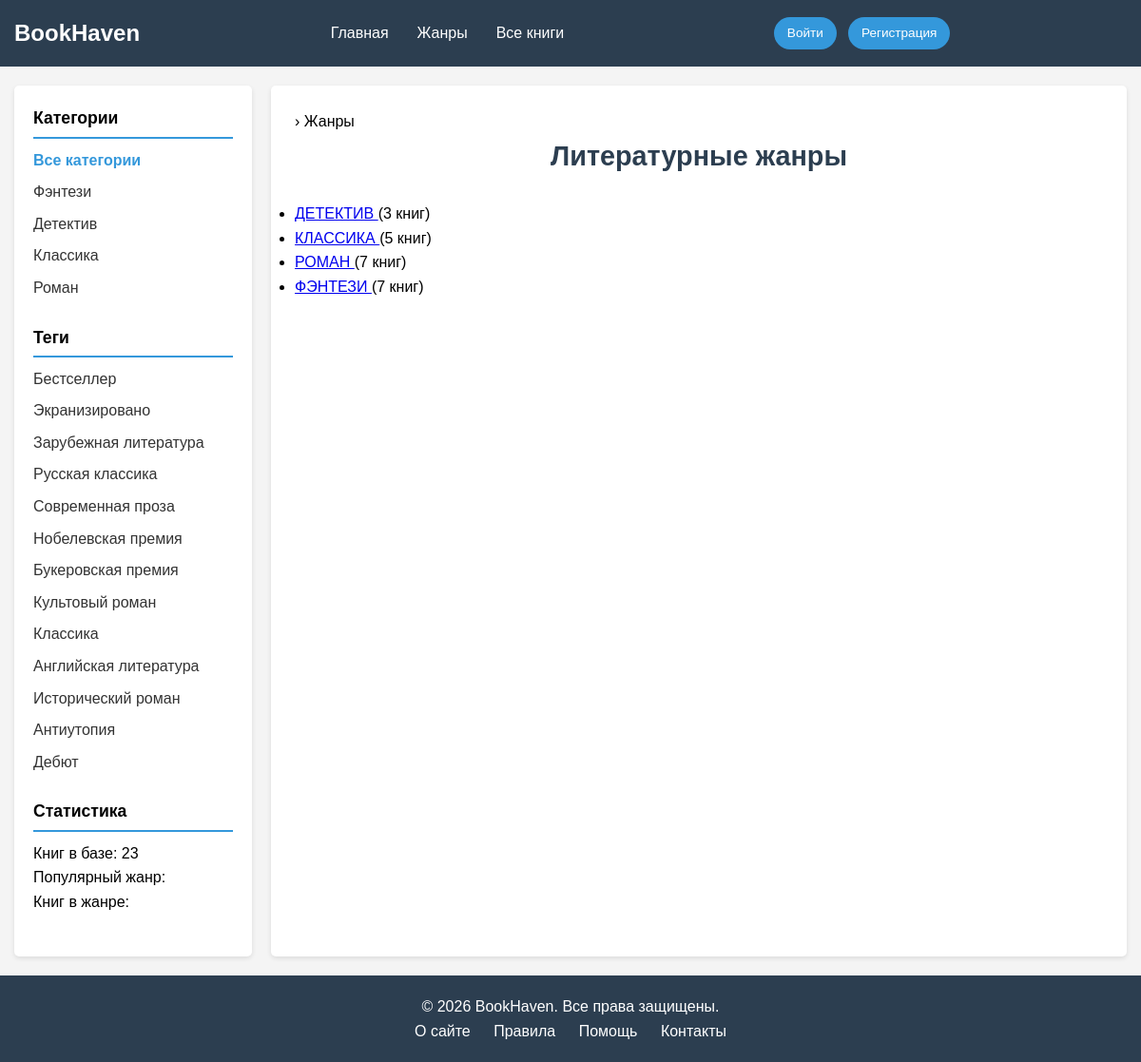
The page /genres/ on the database its author committed.
### pages/models.py (models this page shows, shortened)
class Category(models.Model):
    name = models.CharField(max_length=100, db_index=True, verbose_name="Название")
    slug = models.SlugField(max_length=255, unique=True, db_index=True, verbose_name="URL")
    class Meta:
        verbose_name = 'Категория'
        verbose_name_plural = 'Категории'

class TagPost(models.Model):
    tag = models.CharField(max_length=100, db_index=True, verbose_name="Тег")
    slug = models.SlugField(max_length=255, unique=True, db_index=True, verbose_name="URL")
    class Meta:
        verbose_name = 'Тег'
        verbose_name_plural = 'Теги'

### books/views.py (the view)
# urls.py: path('genres/', views.genres_list, name='genres'),
def genres_list(request):
    categories_with_count = Category.objects.annotate(
        book_count=Count('books')
    ).filter(book_count__gt=0)
    total_books = Book.published.count()
    categories = Category.objects.all()
    tags = TagPost.objects.all()
    context = {
        'title': 'Литературные жанры',
        'genres': categories_with_count,
        'categories': categories,
        'tags': tags,
        'online_users': 42,
        'selected_category': 0,
        'total_books': total_books,
        'total_users': 1234,
    }
    return render(request, 'pages/genres.html', context)

### pages/models.py (called while the page is built)
    def get_queryset(self):
        return super().get_queryset().filter(is_published=Book.Status.PUBLISHED)

### templates/pages/genres.html
{% extends 'pages/base.html' %}
{% block breadcrumbs %} › Жанры{% endblock %}
{% block content %}
    <ul class="genres-list">
    {% for genre in genres %}
        <li>
            <a href="{% url 'genre_detail' genre.slug %}">
                {{ genre.name|upper }}
            </a>
            ({{ genre.book_count }} книг)
        </li>
    {% endfor %}
    </ul>
{% endblock %}

### templates/pages/base.html (shortened to what this page needs)
<!DOCTYPE html>
{% load static %}
{% load book_tags %}
<html lang="ru">
<head>
    <link rel="stylesheet" href="{% static 'pages/css/style.css' %}">
</head>
<body>
    <div class="wrapper">
        <header class="header">
            <div class="container">
                <div class="header__inner">
                    <a href="{% url 'home' %}" class="logo">BookHaven</a>
                    <nav class="nav">
                        <ul class="menu">
                            <li class="menu__item"><a href="{% url 'home' %}" class="menu__link">Главная</a></li>
                            <li class="menu__item"><a href="{% url 'genres' %}" class="menu__link">Жанры</a></li>
                            <li class="menu__item"><a href="{% url 'all_books' %}" class="menu__link">Все книги</a></li>
                        </ul>
                    </nav>
                    <div class="user-menu">
                        {% if user.is_authenticated %}
                            <span class="user-name">{{ user.username }}</span>
                            <a href="{% url 'users:profile' %}" class="btn btn-small">Профиль</a>
                            <form method="post" action="{% url 'users:logout' %}" style="display: inline;">
                                {% csrf_token %}
                                <button type="submit" class="btn btn-small">Выйти</button>
                            </form>
                        {% else %}
                            <a href="{% url 'users:login' %}" class="btn btn-small">Войти</a>
                            <a href="{% url 'users:register' %}" class="btn btn-small">Регистрация</a>
                        {% endif %}
                    </div>
                </div>
            </div>
        </header>
        <main class="main">
            <div class="container">
                <div class="content-wrapper">
                    <aside class="sidebar">
                        <div class="sidebar__section">
                            <h3 class="sidebar__title">Категории</h3>
                            <ul class="sidebar__menu">
                                <li class="{% if selected_category == 0 %}selected{% endif %}">
                                    <a href="{% url 'home' %}">Все категории</a>
                                </li>
                                {% for category in categories %}
                                    <li class="{% if category.id == selected_category %}selected{% endif %}">
                                        <a href="{% url 'category' category.slug %}">
                                            {{ category.name }}
                                        </a>
                                    </li>
                                {% endfor %}
                            </ul>
                        </div>
                        <div class="sidebar__section">
                            <h3 class="sidebar__title">Теги</h3>
                            <ul class="sidebar__menu">
                                {% for tag in tags %}
                                    <li><a href="{% url 'tag' tag.slug %}">{{ tag.tag }}</a></li>
                                {% empty %}
                                    <li>Теги не добавлены</li>
                                {% endfor %}
                            </ul>
                        </div>
                        <div class="sidebar__section">
                            <h3 class="sidebar__title">Статистика</h3>
                            <div class="forum-stats">
                                <div class="stat-item">
                                    <span class="stat-label">Книг в базе:</span>
                                    <span class="stat-value">{{ total_books }}</span>
                                </div>
                                <div class="stat-item">
                                    <span class="stat-label">Популярный жанр:</span>
                                </div>
                                <div class="stat-item">
                                    <span class="stat-label">Книг в жанре:</span>
                                </div>
                            </div>
                        </div>
                    </aside>
                    <section class="content">
                        {% block breadcrumbs %}{% endblock %}
                        <h1 class="page-title">{{ title }}</h1>
                        {% block content %}
                        {% endblock %}
                    </section>
                </div>
            </div>
        </main>
        <footer class="footer">
            <div class="container">
                <div class="footer__inner">
                    <div class="footer__copyright">
                        &copy; {% now "Y" %} BookHaven. Все права защищены.
                    </div>
                    <div class="footer__menu">
                        <a href="{% url 'about' %}">О сайте</a>
                        <a href="{% url 'rules' %}">Правила</a>
                        <a href="{% url 'help' %}">Помощь</a>
                        <a href="{% url 'contacts' %}">Контакты</a>
                    </div>
                </div>
            </div>
        </footer>
    </div>
</body>
</html>

### static/pages/css/style.css (style rules this page uses)
* { margin: 0; padding: 0; box-sizing: border-box; }
body { font-family: Arial, sans-serif; line-height: 1.6; background-color: #f4f4f4; }
.wrapper { min-height: 100vh; display: flex; flex-direction: column; }
.container { max-width: 1200px; margin: 0 auto; padding: 0 15px; }
.header { background-color: #2c3e50; color: white; padding: 1rem 0; }
.header__inner { display: flex; justify-content: space-between; align-items: center; flex-wrap: wrap; }
.logo { color: white; text-decoration: none; font-size: 1.5rem; font-weight: bold; }
.menu { display: flex; list-style: none; margin: 0; padding: 0; }
.menu li a { color: white; text-decoration: none; padding: 0 15px; }
.user-menu { display: flex; align-items: center; gap: 12px; margin-left: 20px; }
.user-menu .btn-small { padding: 6px 14px; font-size: 0.85rem; font-weight: 500; background-color: #3498db; color: white; text-decoration: none; border-radius: 25px; border: none; cursor: pointer; transition: all 0.3s ease; }
.main { flex: 1; padding: 20px 0; }
.content-wrapper { display: grid; grid-template-columns: 250px 1fr; gap: 20px; }
.sidebar { background-color: white; padding: 20px; border-radius: 5px; box-shadow: 0 2px 5px rgba(0, 0, 0, 0.1); }
.sidebar__section { margin-bottom: 25px; }
.sidebar__title { font-size: 1.1rem; margin-bottom: 10px; padding-bottom: 5px; border-bottom: 2px solid #3498db; }
.sidebar__menu { list-style: none; }
.sidebar__menu li { margin-bottom: 8px; }
.sidebar__menu a { color: #333; text-decoration: none; }
.sidebar__menu .selected a { color: #3498db; font-weight: bold; }
.content { background-color: white; padding: 25px; border-radius: 5px; box-shadow: 0 2px 5px rgba(0, 0, 0, 0.1); }
.page-title { font-size: 1.8rem; margin-bottom: 20px; color: #2c3e50; }
.btn { display: inline-block; padding: 8px 15px; background-color: #3498db; color: white; text-decoration: none; border-radius: 4px; transition: background-color 0.3s; font-size: 0.9rem; }
.footer { background-color: #2c3e50; color: white; padding: 20px 0; margin-top: auto; text-align: center; }
.footer__menu a { color: white; text-decoration: none; margin: 0 10px; }

### templates/pages/base.html (style rules this page uses)
.page-title { text-align: center; margin-bottom: 25px; }

### rows shown on the page
Category: name "Фэнтези", name "ФЭНТЕЗИ", book_count "7"
Category: name "Детектив", name "ДЕТЕКТИВ", book_count "3"
Category: name "Классика", name "КЛАССИКА", book_count "5"
Category: name "Роман", name "РОМАН", book_count "7"
TagPost: tag "Бестселлер"
TagPost: tag "Экранизировано"
TagPost: tag "Зарубежная литература"
TagPost: tag "Русская классика"
TagPost: tag "Современная проза"
TagPost: tag "Нобелевская премия"
TagPost: tag "Букеровская премия"
TagPost: tag "Культовый роман"
TagPost: tag "Классика"
TagPost: tag "Английская литература"
TagPost: tag "Исторический роман"
TagPost: tag "Антиутопия"
TagPost: tag "Дебют"

### other values the page prints
{{ total_books }} "23"
{{ title }} "Литературные жанры"
